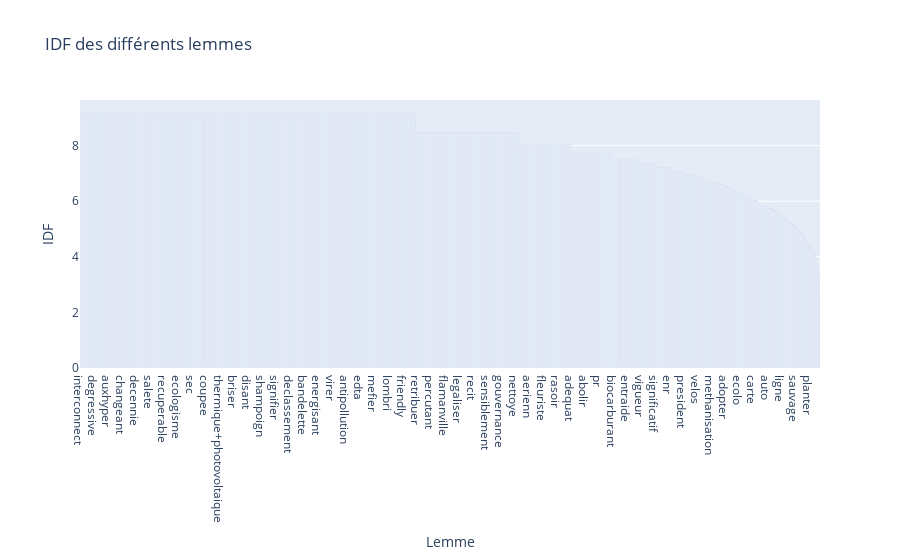

Notebook source saved alongside this figure:
### Code cell
#nbLemmesAfficher = 20
fig = px.bar(idf.loc[:,:], x = 'Lemme', y = 'IDF',
title = "IDF des différents lemmes")
fig.show()

### Figure 1 — Plotly figure (JSON) as saved in the notebook; plotly's stock layout.template omitted (floating-point values rounded to 4 significant figures; data arrays with more than 128 entries replaced by an {"elided": "..."} marker saying what was removed)
{"data": [{"alignmentgroup": "True", "hovertemplate": "Lemme=%{x}<br>IDF=%{y}<extra></extra>", "legendgroup": "", "marker": {"color": "#636efa", "pattern": {"shape": ""}}, "name": "", "offsetgroup": "", "orientation": "v", "showlegend": false, "textposition": "auto", "type": "bar", "x": {"elided": "7231 str values"}, "xaxis": "x", "y": {"elided": "7231 float values"}, "yaxis": "y"}], "layout": {"barmode": "relative", "legend": {"tracegroupgap": 0}, "title": {"text": "IDF des différents lemmes"}, "xaxis": {"anchor": "y", "domain": [0, 1], "title": {"text": "Lemme"}}, "yaxis": {"anchor": "x", "domain": [0, 1], "title": {"text": "IDF"}}}}
